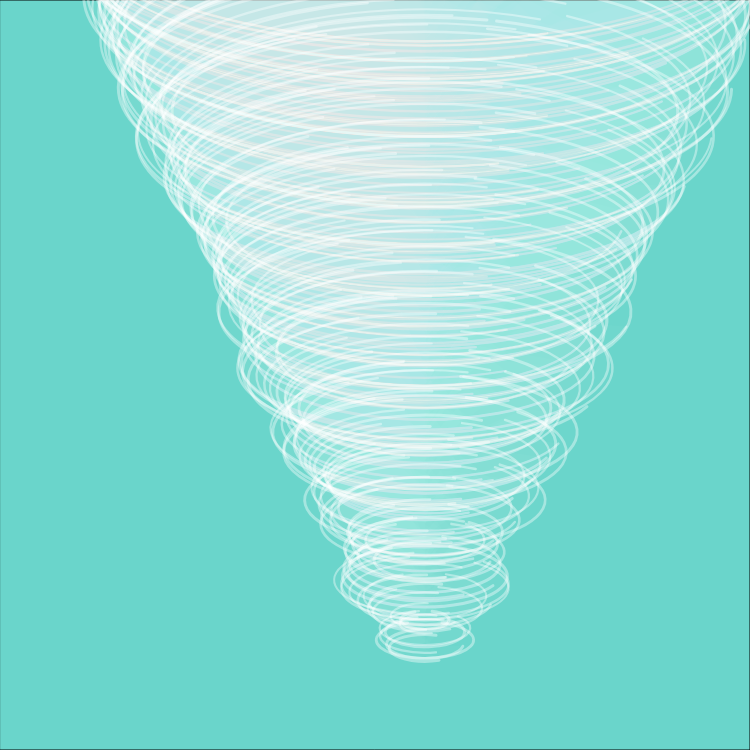
Frame 1 (no input)
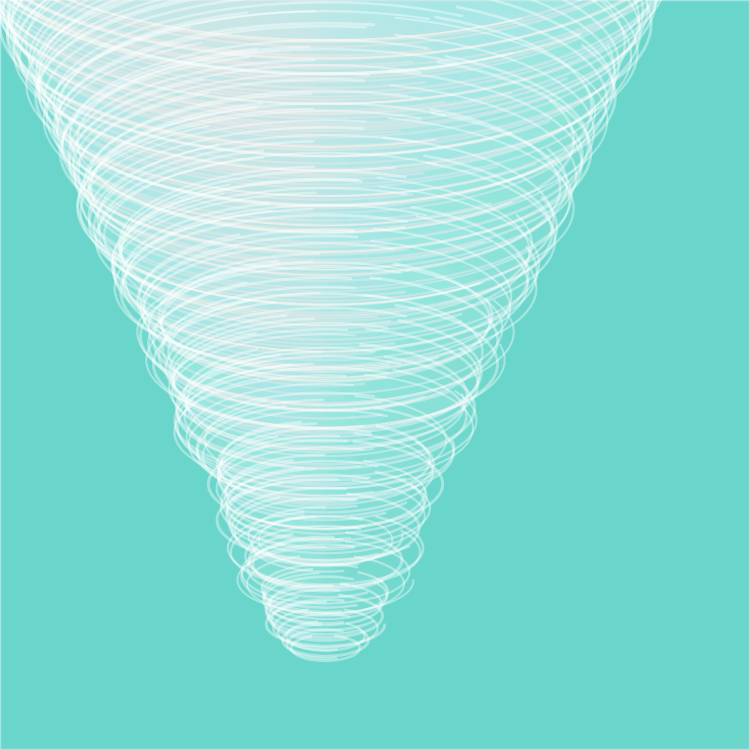
Frame 60 (no input)
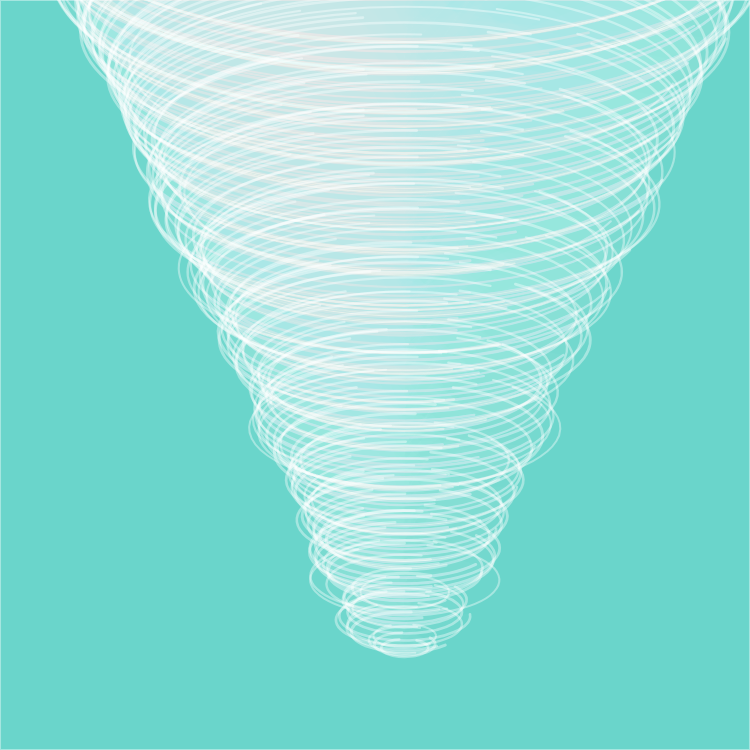
Frame 120 (the mouse pressed at the canvas centre since frame 60)

The p5.js sketch that drew these frames (run headless with seeded random() and noise() and a simulated clock; from frame 60 on, the mouse is pressed at the canvas centre):

// p5.js sketch
// ── sketch.js
function setup() {
  createCanvas(750, 750);
  background(100);
}

function draw() {
  fill("#6AD5CB");
  rect(0, 0, width, height);
  translate(width / 2 + cos(frameCount / 20 + mouseX / 50) * 50, 0);
  stroke(255, 100);
  noFill();
  for (var i = 0; i < height; i += 4) {
    strokeWeight(random(1) + 2);
    fill(255, 5);
    let nn = noise(i / 10, frameCount / 100) * 20 + (height - i) / 9;
    let stAng = sin(i + frameCount / 2);
    arc(0, i - 100, nn * 8, nn * 3, stAng, stAng + PI * 1.5);
  }
}
